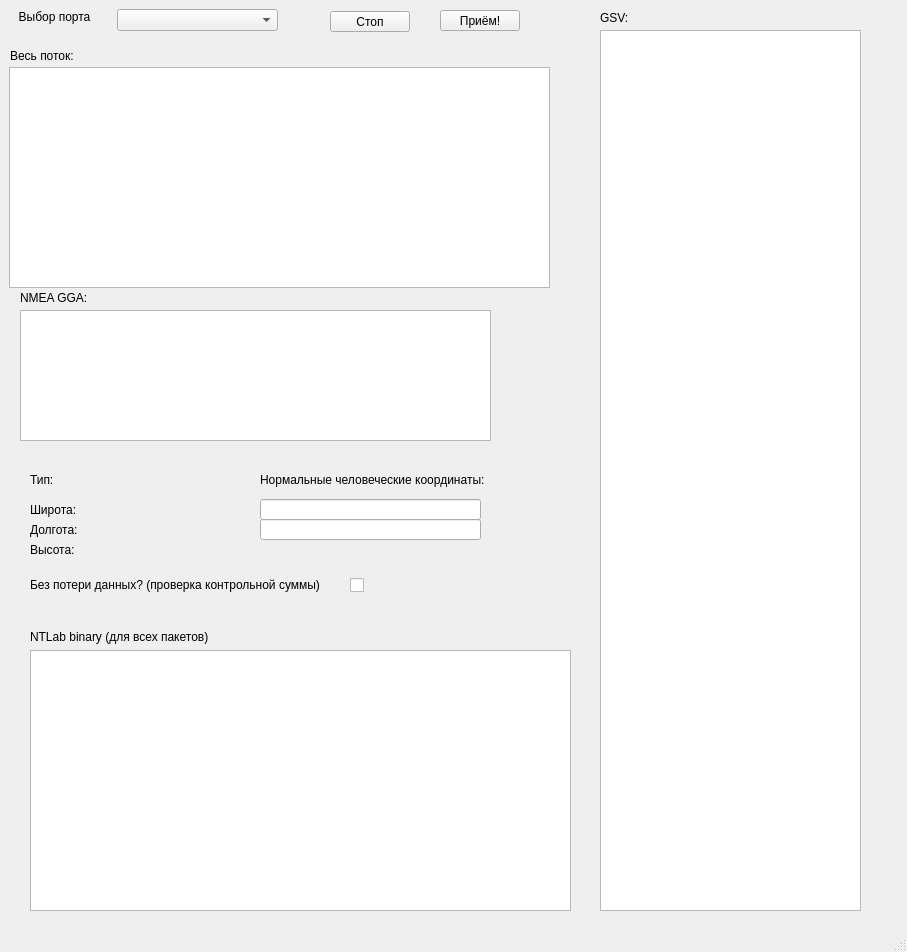
<?xml version="1.0" encoding="UTF-8"?>
<ui version="4.0">
 <class>MainWindow</class>
 <widget class="QMainWindow" name="MainWindow">
  <property name="geometry">
   <rect>
    <x>0</x>
    <y>0</y>
    <width>907</width>
    <height>952</height>
   </rect>
  </property>
  <property name="sizePolicy">
   <sizepolicy hsizetype="Expanding" vsizetype="Preferred">
    <horstretch>0</horstretch>
    <verstretch>0</verstretch>
   </sizepolicy>
  </property>
  <property name="windowTitle">
   <string>MainWindow</string>
  </property>
  <widget class="QWidget" name="centralwidget">
   <widget class="QLabel" name="label">
    <property name="geometry">
     <rect>
      <x>9</x>
      <y>9</y>
      <width>91</width>
      <height>16</height>
     </rect>
    </property>
    <property name="text">
     <string>&lt;html&gt;&lt;head/&gt;&lt;body&gt;&lt;p align=&quot;center&quot;&gt;Выбор порта&lt;/p&gt;&lt;/body&gt;&lt;/html&gt;</string>
    </property>
    <property name="alignment">
     <set>Qt::AlignJustify|Qt::AlignVCenter</set>
    </property>
   </widget>
   <widget class="QComboBox" name="comboBox">
    <property name="geometry">
     <rect>
      <x>117</x>
      <y>9</y>
      <width>161</width>
      <height>22</height>
     </rect>
    </property>
   </widget>
   <widget class="QPushButton" name="ButtonStop">
    <property name="geometry">
     <rect>
      <x>330</x>
      <y>11</y>
      <width>80</width>
      <height>21</height>
     </rect>
    </property>
    <property name="text">
     <string>Стоп</string>
    </property>
   </widget>
   <widget class="QPushButton" name="ButtonStart">
    <property name="geometry">
     <rect>
      <x>440</x>
      <y>10</y>
      <width>80</width>
      <height>21</height>
     </rect>
    </property>
    <property name="text">
     <string>Приём!</string>
    </property>
   </widget>
   <widget class="QLabel" name="label_2">
    <property name="geometry">
     <rect>
      <x>30</x>
      <y>469</y>
      <width>61</width>
      <height>21</height>
     </rect>
    </property>
    <property name="text">
     <string>Тип:</string>
    </property>
   </widget>
   <widget class="QTextEdit" name="textFull">
    <property name="geometry">
     <rect>
      <x>9</x>
      <y>67</y>
      <width>541</width>
      <height>221</height>
     </rect>
    </property>
   </widget>
   <widget class="QLabel" name="label_4">
    <property name="geometry">
     <rect>
      <x>30</x>
      <y>499</y>
      <width>61</width>
      <height>21</height>
     </rect>
    </property>
    <property name="text">
     <string>Широта:</string>
    </property>
   </widget>
   <widget class="QLabel" name="label_5">
    <property name="geometry">
     <rect>
      <x>30</x>
      <y>519</y>
      <width>61</width>
      <height>21</height>
     </rect>
    </property>
    <property name="text">
     <string>Долгота:</string>
    </property>
   </widget>
   <widget class="QLabel" name="label_6">
    <property name="geometry">
     <rect>
      <x>30</x>
      <y>539</y>
      <width>61</width>
      <height>21</height>
     </rect>
    </property>
    <property name="text">
     <string>Высота:</string>
    </property>
   </widget>
   <widget class="QLabel" name="labelHeader">
    <property name="geometry">
     <rect>
      <x>100</x>
      <y>464</y>
      <width>151</width>
      <height>31</height>
     </rect>
    </property>
    <property name="text">
     <string/>
    </property>
   </widget>
   <widget class="QLabel" name="labelLatitude">
    <property name="geometry">
     <rect>
      <x>100</x>
      <y>499</y>
      <width>151</width>
      <height>21</height>
     </rect>
    </property>
    <property name="text">
     <string/>
    </property>
   </widget>
   <widget class="QLabel" name="labelLongitude">
    <property name="geometry">
     <rect>
      <x>100</x>
      <y>519</y>
      <width>151</width>
      <height>21</height>
     </rect>
    </property>
    <property name="text">
     <string/>
    </property>
   </widget>
   <widget class="QLabel" name="labelHeight">
    <property name="geometry">
     <rect>
      <x>100</x>
      <y>539</y>
      <width>151</width>
      <height>21</height>
     </rect>
    </property>
    <property name="text">
     <string/>
    </property>
   </widget>
   <widget class="QLabel" name="label_7">
    <property name="geometry">
     <rect>
      <x>20</x>
      <y>290</y>
      <width>91</width>
      <height>16</height>
     </rect>
    </property>
    <property name="text">
     <string>NMEA GGA:</string>
    </property>
   </widget>
   <widget class="QTextEdit" name="textNMEAGGA">
    <property name="geometry">
     <rect>
      <x>20</x>
      <y>310</y>
      <width>471</width>
      <height>131</height>
     </rect>
    </property>
   </widget>
   <widget class="QLabel" name="label_12">
    <property name="geometry">
     <rect>
      <x>30</x>
      <y>575</y>
      <width>301</width>
      <height>20</height>
     </rect>
    </property>
    <property name="text">
     <string>Без потери данных? (проверка контрольной суммы)</string>
    </property>
   </widget>
   <widget class="QLabel" name="label_13">
    <property name="geometry">
     <rect>
      <x>10</x>
      <y>45</y>
      <width>91</width>
      <height>21</height>
     </rect>
    </property>
    <property name="text">
     <string>Весь поток:</string>
    </property>
   </widget>
   <widget class="QLabel" name="label_14">
    <property name="geometry">
     <rect>
      <x>260</x>
      <y>459</y>
      <width>231</width>
      <height>41</height>
     </rect>
    </property>
    <property name="text">
     <string>Нормальные человеческие координаты:</string>
    </property>
   </widget>
   <widget class="QLineEdit" name="lineLatitude">
    <property name="geometry">
     <rect>
      <x>260</x>
      <y>499</y>
      <width>221</width>
      <height>21</height>
     </rect>
    </property>
   </widget>
   <widget class="QLineEdit" name="lineLongitude">
    <property name="geometry">
     <rect>
      <x>260</x>
      <y>519</y>
      <width>221</width>
      <height>21</height>
     </rect>
    </property>
   </widget>
   <widget class="QCheckBox" name="checkBox">
    <property name="geometry">
     <rect>
      <x>350</x>
      <y>570</y>
      <width>41</width>
      <height>31</height>
     </rect>
    </property>
    <property name="text">
     <string/>
    </property>
   </widget>
   <widget class="QTableWidget" name="tableGSV">
    <property name="geometry">
     <rect>
      <x>600</x>
      <y>30</y>
      <width>261</width>
      <height>881</height>
     </rect>
    </property>
   </widget>
   <widget class="QLabel" name="label_3">
    <property name="geometry">
     <rect>
      <x>600</x>
      <y>10</y>
      <width>101</width>
      <height>16</height>
     </rect>
    </property>
    <property name="text">
     <string>GSV:</string>
    </property>
   </widget>
   <widget class="QTextEdit" name="textBinary">
    <property name="geometry">
     <rect>
      <x>30</x>
      <y>650</y>
      <width>541</width>
      <height>261</height>
     </rect>
    </property>
   </widget>
   <widget class="QLabel" name="label_8">
    <property name="geometry">
     <rect>
      <x>30</x>
      <y>621</y>
      <width>221</width>
      <height>31</height>
     </rect>
    </property>
    <property name="text">
     <string>NTLab binary (для всех пакетов)</string>
    </property>
   </widget>
  </widget>
  <widget class="QStatusBar" name="statusbar"/>
 </widget>
 <resources/>
 <connections/>
</ui>
